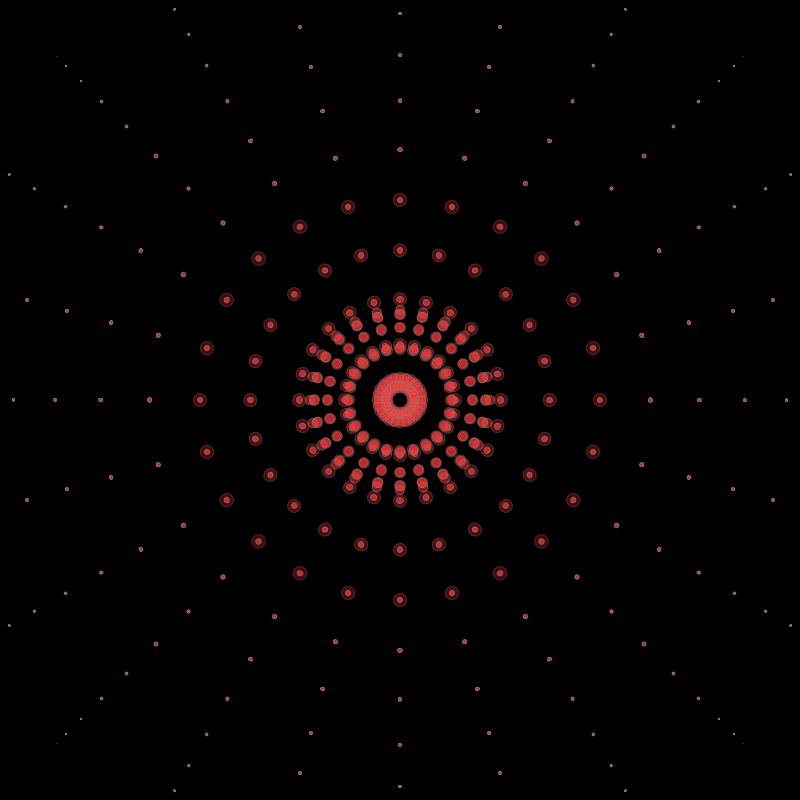
Frame 1 (no input)
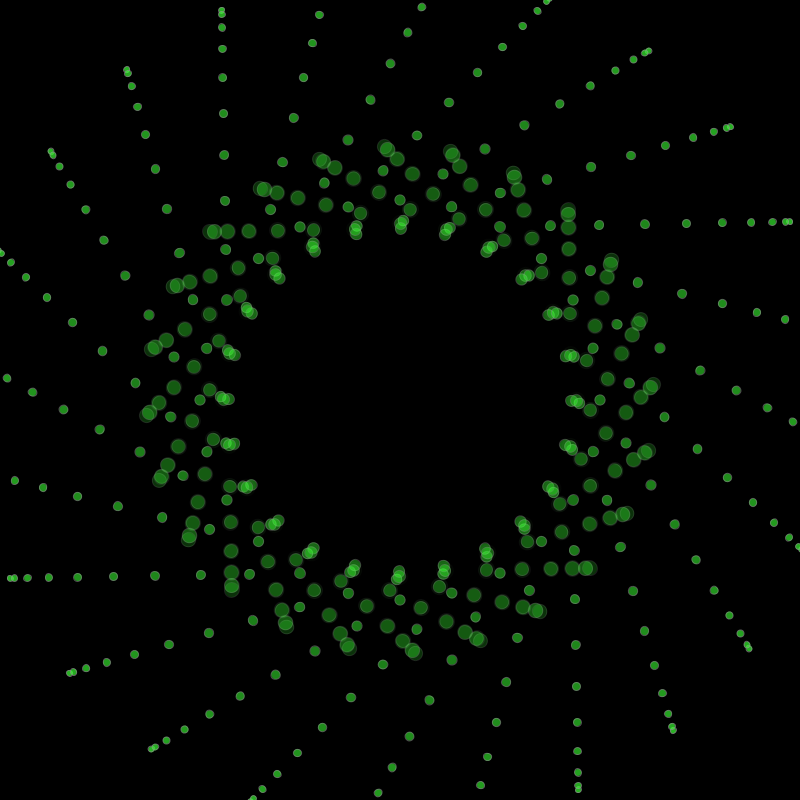
Frame 60 (the mouse pressed at the canvas centre just before this capture)
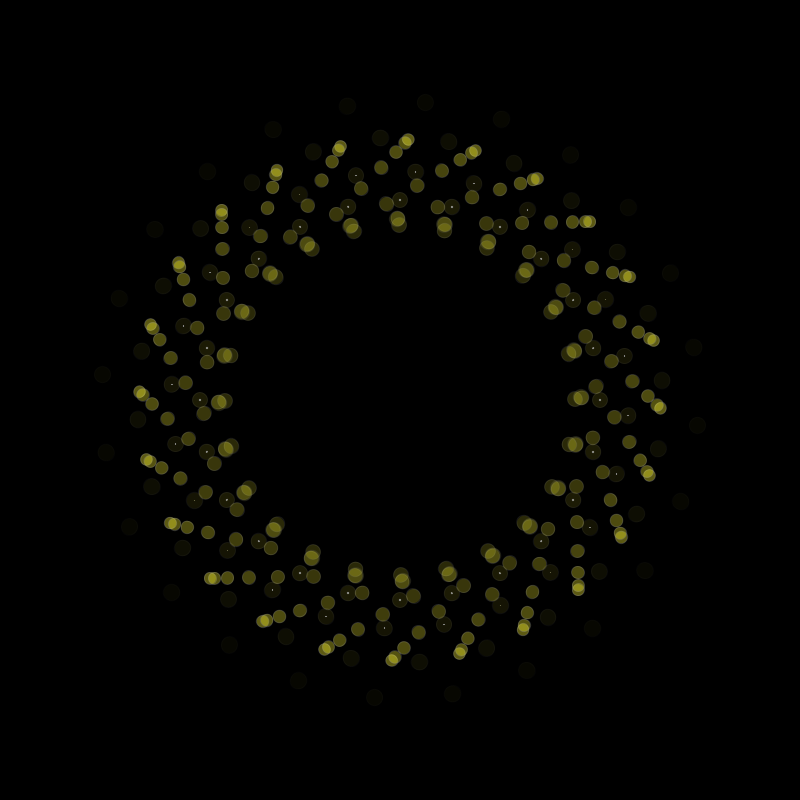
Frame 120 (the mouse held since frame 60 and released just before this capture)

The Processing sketch that drew these frames (run headless with seeded random() and noise(); from frame 60 on, the mouse is pressed at the canvas centre):

// Processing sketch: processing_169279
// ── processing_169279.pde

float radius, mRadius;
int counter;
float inc;
 
void setup() {
  size(800, 800);
  background(0);
  smooth();
   
  colorMode(HSB, 360, 100, 100, 100);
 
  mRadius = width/4;
  radius = mRadius + 90;
  counter = 0;
  inc = 0;
}
 
void draw() {
  background(0); 
 
  translate(width/2, height/2);  
 
  float x, y, eSize, factor;
 
  for (float a = 0; a < 360; a += 15) {
    x = cos(radians(a)) * mRadius;
    y = sin(radians(a)) * mRadius;
    pushMatrix();
    translate(x, y);
    rotate(radians(a+inc));
 
    eSize = 0;
    counter = 0;
 
    for (float angle = 0; angle < 276; angle += 10) {
       
      factor = (float) ((inc + counter) % 48) / 36;      
      eSize = 20 * sin(factor);     
 
      x = cos(radians(angle)) * radius;
      y = sin(radians(angle)) / radius;
 
      int c = (int) inc*2 % 180;
      fill(c, 80, 100, lerp(100, 0, factor));
      stroke(200, lerp(100, 0, factor));        
      ellipse(x, y, eSize, eSize);
      counter++;
    }   
    popMatrix(); 
  }
 
  inc += 1;   
}
